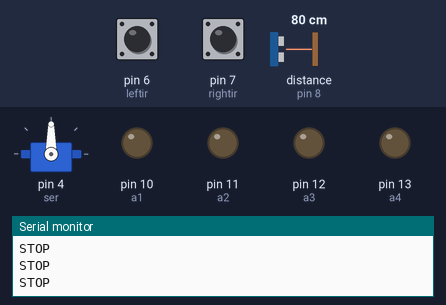
Bench run of a sketch on a simulated Arduino Uno, built with avr-gcc and run on an emulated ATmega328P. Parts: servo, output pins drawn as LEDs (lit = HIGH), the last lines printed to the serial monitor. Wiring (inferred from the names in the program): ultrasonic range finder: trigger pin 9; echo pin 8. The inputs (shaded band) are chosen by the test bench; at power-on: distance to the obstacle (sensor on pin 8) 80 cm, pin 6 (leftir) LOW, pin 7 (rightir) LOW. The echo pulse lasts 58.3 µs per cm; pins used as bus, display or sensor lines are not drawn.

Above: at 2.2 s.
2.3 s: distance to the obstacle (sensor on pin 8) set to 18 cm
3.8 s: distance to the obstacle (sensor on pin 8) set to 14 cm
At 4.7 s:
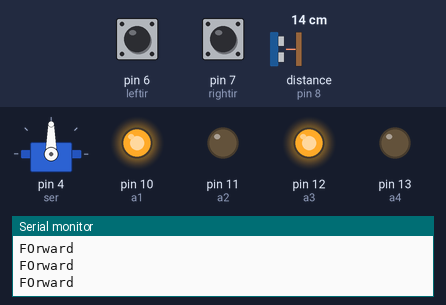
5.3 s: distance to the obstacle (sensor on pin 8) set to 10 cm
8.3 s: distance to the obstacle (sensor on pin 8) set to 7 cm
At 9.5 s:
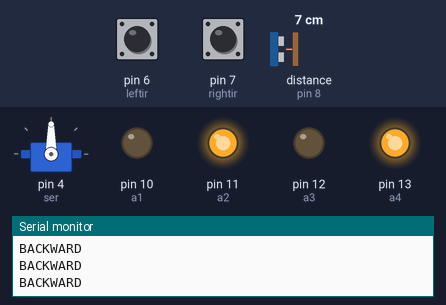
9.8 s: distance to the obstacle (sensor on pin 8) set to 5 cm
12.8 s: distance to the obstacle (sensor on pin 8) set to 2 cm
At 14.0 s:
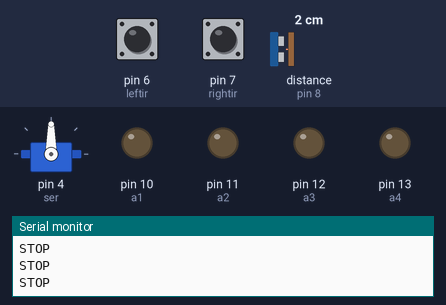
Timing chart, 0 to 15.3 s (numbered marks = the images above; inputs shaded):
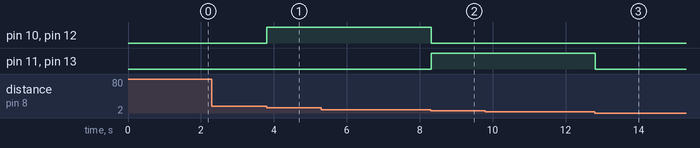

Measured:
- the behaviour switches between 17 and 16 cm on distance to the obstacle (sensor on pin 8) (found by bisection; images 0 and 1)
- the behaviour switches between 9 and 8 cm on distance to the obstacle (sensor on pin 8) (found by bisection; images 1 and 2)
- the behaviour switches between 4 and 3 cm on distance to the obstacle (sensor on pin 8) (found by bisection; images 2 and 3)
- after the input at 3.8 s, pin 10 (a1), pin 12 (a3): LOW → HIGH at once
- after the input at 8.3 s, pin 10 (a1), pin 12 (a3): HIGH → LOW at once; pin 11 (a2), pin 13 (a4): LOW → HIGH at once
- after the input at 12.8 s, pin 11 (a2), pin 13 (a4): HIGH → LOW at once

The sketch:

roboticsrover1.ino
```cpp
#include<Servo.h>

Servo ser;


#define leftir 6
#define rightir 7
#define echo 8
#define trig 9
#define a1 10
#define a2 11
#define a3 12
#define a4 13

int distance;
void setup() {
  Serial.begin(9600);
  pinMode(leftir,INPUT);
  pinMode(rightir,INPUT);
  pinMode(echo,INPUT);
  pinMode(trig,OUTPUT);
  pinMode(a1,OUTPUT);
  pinMode(a2,OUTPUT);
  pinMode(a3,OUTPUT);
  pinMode(a4,OUTPUT);
 ser.attach(4);
  ser.write(90);

  //left 90 to 180
  for(int i = 90 ;i<=180;i++){
    ser.write(i);

    i=i+10;
  }
  delay(1000);
  //right 180 to 0
  for(int i = 180 ; i>=0;i--){
   ser.write(i);

   i=i-10;
  }
 ser.write(90);
}

void loop() {
  // Both IR
  int leftirdata = digitalRead(leftir);
  int rightirdata =digitalRead(rightir);

  // ultra sonic sensor

  digitalWrite(trig,HIGH);
  delayMicroseconds(10);
  digitalWrite(trig,LOW);

  int echodata = pulseIn(echo,HIGH);

  distance = 0.017*echodata;

  if(distance>=3 && distance<=7){
    backward();
  }else if( distance>=7 && distance<=15){
    forward();
  }else if(leftirdata==1){
    left();
  }else if(rightirdata==1){
    right();
  }

  else{
    stop();
  }
  delay(10);

}

void forward(){
  digitalWrite(a1,HIGH);
  digitalWrite(a2,LOW);
  digitalWrite(a3,HIGH);
  digitalWrite(a4,LOW);
  Serial.println("FOrward");
}
void backward(){
  digitalWrite(a1,LOW);
  digitalWrite(a2,HIGH);
  digitalWrite(a3,LOW);
  digitalWrite(a4,HIGH);
  Serial.println("BACKWARD");

}
void stop(){
  digitalWrite(a1,LOW);
  digitalWrite(a2,LOW);
  digitalWrite(a3,LOW);
  digitalWrite(a4,LOW);
  Serial.println("STOP");
}
void left(){
  digitalWrite(a1,HIGH);
  digitalWrite(a2,LOW);
  digitalWrite(a3,LOW);
  digitalWrite(a4,LOW);
  Serial.println("Left");
}
void right(){
  digitalWrite(a1,LOW);
  digitalWrite(a2,LOW);
  digitalWrite(a3,HIGH);
  digitalWrite(a4,LOW);
  Serial.println("Right");
}
```
